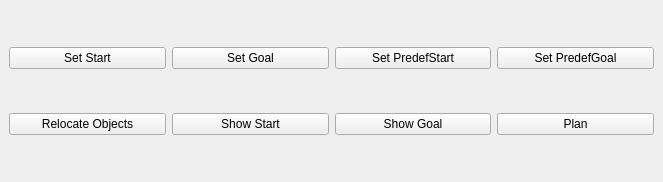
<?xml version="1.0" encoding="UTF-8"?>
<ui version="4.0">
 <class>WalkTabWidget</class>
 <widget class="QDockWidget" name="WalkTabWidget">
  <property name="geometry">
   <rect>
    <x>0</x>
    <y>0</y>
    <width>663</width>
    <height>182</height>
   </rect>
  </property>
  <property name="windowTitle">
   <string>Walk Tab</string>
  </property>
  <widget class="QWidget" name="dockWidgetContents">
   <layout class="QGridLayout" name="gridLayout">
    <item row="0" column="0">
     <widget class="QPushButton" name="setStart">
      <property name="text">
       <string>Set Start</string>
      </property>
     </widget>
    </item>
    <item row="0" column="1">
     <widget class="QPushButton" name="setGoal">
      <property name="text">
       <string>Set Goal</string>
      </property>
     </widget>
    </item>
    <item row="0" column="2">
     <widget class="QPushButton" name="setPredefStart">
      <property name="text">
       <string>Set PredefStart</string>
      </property>
     </widget>
    </item>
    <item row="0" column="3">
     <widget class="QPushButton" name="setPredefGoal">
      <property name="text">
       <string>Set PredefGoal</string>
      </property>
     </widget>
    </item>
    <item row="1" column="0">
     <widget class="QPushButton" name="relocateObjects">
      <property name="text">
       <string>Relocate Objects</string>
      </property>
     </widget>
    </item>
    <item row="1" column="1">
     <widget class="QPushButton" name="showStart">
      <property name="text">
       <string>Show Start</string>
      </property>
     </widget>
    </item>
    <item row="1" column="2">
     <widget class="QPushButton" name="showGoal">
      <property name="text">
       <string>Show Goal</string>
      </property>
     </widget>
    </item>
    <item row="1" column="3">
     <widget class="QPushButton" name="doPlan">
      <property name="text">
       <string>Plan</string>
      </property>
     </widget>
    </item>
   </layout>
  </widget>
 </widget>
 <resources/>
 <connections/>
 <slots>
  <slot>testslot()</slot>
 </slots>
</ui>
